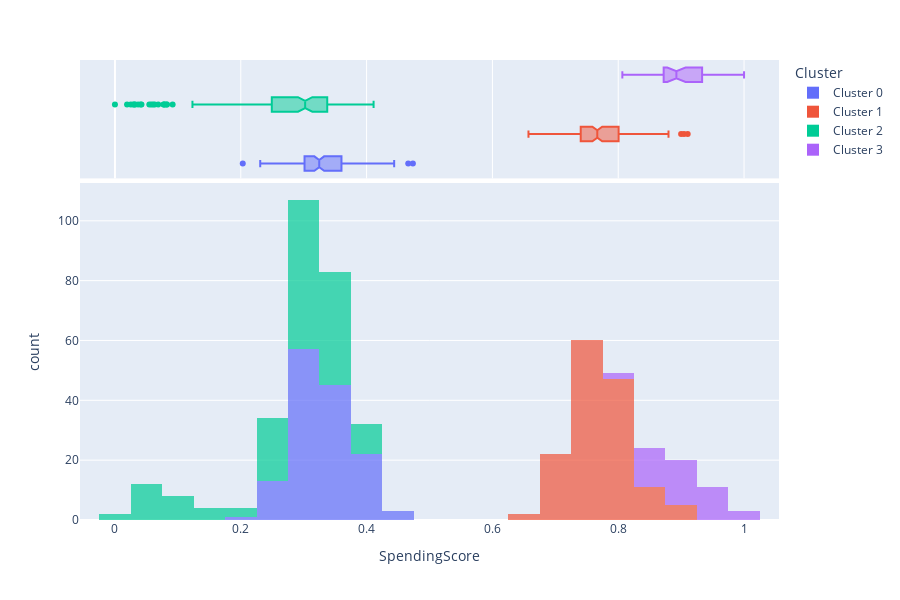

The notebook cell this image was saved under:
### Code cell
plot_model(kmeans, plot = 'distribution', feature = 'SpendingScore')

### Figure 1 — Plotly figure (JSON) as saved in the notebook; plotly's stock layout.template omitted (floating-point values rounded to 4 significant figures; data arrays with more than 128 entries replaced by an {"elided": "..."} marker saying what was removed)
{"data": [{"alignmentgroup": "True", "bingroup": "x", "hovertemplate": "Cluster=Cluster 0<br>SpendingScore=%{x}<br>count=%{y}<extra></extra>", "legendgroup": "Cluster 0", "marker": {"color": "#636efa", "opacity": 0.7, "pattern": {"shape": ""}}, "name": "Cluster 0", "offsetgroup": "Cluster 0", "orientation": "v", "showlegend": true, "type": "histogram", "x": {"elided": "141 float values"}, "xaxis": "x", "yaxis": "y"}, {"alignmentgroup": "True", "customdata": {"elided": "141x4 mixed values"}, "hovertemplate": "Cluster=%{customdata[3]}<br>SpendingScore=%{x}<br>Age=%{customdata[0]}<br>Income=%{customdata[1]}<br>Savings=%{customdata[2]}<extra></extra>", "legendgroup": "Cluster 0", "marker": {"color": "#636efa"}, "name": "Cluster 0", "notched": true, "offsetgroup": "Cluster 0", "showlegend": false, "type": "box", "x": {"elided": "141 float values"}, "xaxis": "x2", "yaxis": "y2"}, {"alignmentgroup": "True", "bingroup": "x", "hovertemplate": "Cluster=Cluster 1<br>SpendingScore=%{x}<br>count=%{y}<extra></extra>", "legendgroup": "Cluster 1", "marker": {"color": "#EF553B", "opacity": 0.7, "pattern": {"shape": ""}}, "name": "Cluster 1", "offsetgroup": "Cluster 1", "orientation": "v", "showlegend": true, "type": "histogram", "x": {"elided": "147 float values"}, "xaxis": "x", "yaxis": "y"}, {"alignmentgroup": "True", "customdata": {"elided": "147x4 mixed values"}, "hovertemplate": "Cluster=%{customdata[3]}<br>SpendingScore=%{x}<br>Age=%{customdata[0]}<br>Income=%{customdata[1]}<br>Savings=%{customdata[2]}<extra></extra>", "legendgroup": "Cluster 1", "marker": {"color": "#EF553B"}, "name": "Cluster 1", "notched": true, "offsetgroup": "Cluster 1", "showlegend": false, "type": "box", "x": {"elided": "147 float values"}, "xaxis": "x2", "yaxis": "y2"}, {"alignmentgroup": "True", "bingroup": "x", "hovertemplate": "Cluster=Cluster 2<br>SpendingScore=%{x}<br>count=%{y}<extra></extra>", "legendgroup": "Cluster 2", "marker": {"color": "#00cc96", "opacity": 0.7, "pattern": {"shape": ""}}, "name": "Cluster 2", "offsetgroup": "Cluster 2", "orientation": "v", "showlegend": true, "type": "histogram", "x": {"elided": "148 float values"}, "xaxis": "x", "yaxis": "y"}, {"alignmentgroup": "True", "customdata": {"elided": "148x4 mixed values"}, "hovertemplate": "Cluster=%{customdata[3]}<br>SpendingScore=%{x}<br>Age=%{customdata[0]}<br>Income=%{customdata[1]}<br>Savings=%{customdata[2]}<extra></extra>", "legendgroup": "Cluster 2", "marker": {"color": "#00cc96"}, "name": "Cluster 2", "notched": true, "offsetgroup": "Cluster 2", "showlegend": false, "type": "box", "x": {"elided": "148 float values"}, "xaxis": "x2", "yaxis": "y2"}, {"alignmentgroup": "True", "bingroup": "x", "hovertemplate": "Cluster=Cluster 3<br>SpendingScore=%{x}<br>count=%{y}<extra></extra>", "legendgroup": "Cluster 3", "marker": {"color": "#ab63fa", "opacity": 0.7, "pattern": {"shape": ""}}, "name": "Cluster 3", "offsetgroup": "Cluster 3", "orientation": "v", "showlegend": true, "type": "histogram", "x": [0.8807, 0.9268, 0.9845, 0.8641, 0.94, 0.8717, 0.9389, 0.9401, 0.8905, 0.8727, 0.825, 1, 0.8814, 0.857, 0.8733, 0.9359, 0.9254, 0.832, 0.8167, 0.8909, 0.9118, 0.9055, 0.944, 0.8986, 0.9518, 0.8941, 0.9596, 0.9101, 0.9308, 0.9072, 0.865, 0.9227, 0.8771, 0.8066, 0.8898, 0.8271, 0.8729, 0.8871, 0.9138, 0.942, 0.8707, 0.9842, 0.8747, 0.8571], "xaxis": "x", "yaxis": "y"}, {"alignmentgroup": "True", "customdata": {"elided": "44x4 mixed values"}, "hovertemplate": "Cluster=%{customdata[3]}<br>SpendingScore=%{x}<br>Age=%{customdata[0]}<br>Income=%{customdata[1]}<br>Savings=%{customdata[2]}<extra></extra>", "legendgroup": "Cluster 3", "marker": {"color": "#ab63fa"}, "name": "Cluster 3", "notched": true, "offsetgroup": "Cluster 3", "showlegend": false, "type": "box", "x": [0.8807, 0.9268, 0.9845, 0.8641, 0.94, 0.8717, 0.9389, 0.9401, 0.8905, 0.8727, 0.825, 1, 0.8814, 0.857, 0.8733, 0.9359, 0.9254, 0.832, 0.8167, 0.8909, 0.9118, 0.9055, 0.944, 0.8986, 0.9518, 0.8941, 0.9596, 0.9101, 0.9308, 0.9072, 0.865, 0.9227, 0.8771, 0.8066, 0.8898, 0.8271, 0.8729, 0.8871, 0.9138, 0.942, 0.8707, 0.9842, 0.8747, 0.8571], "xaxis": "x2", "yaxis": "y2"}], "layout": {"barmode": "relative", "height": 600, "legend": {"title": {"text": "Cluster"}, "tracegroupgap": 0}, "margin": {"t": 60}, "xaxis": {"anchor": "y", "domain": [0, 1], "title": {"text": "SpendingScore"}}, "xaxis2": {"anchor": "y2", "domain": [0, 1], "matches": "x", "showgrid": true, "showticklabels": false}, "yaxis": {"anchor": "x", "domain": [0, 0.7326], "title": {"text": "count"}}, "yaxis2": {"anchor": "x2", "domain": [0.7426, 1], "matches": "y2", "showgrid": false, "showline": false, "showticklabels": false, "ticks": ""}}}
